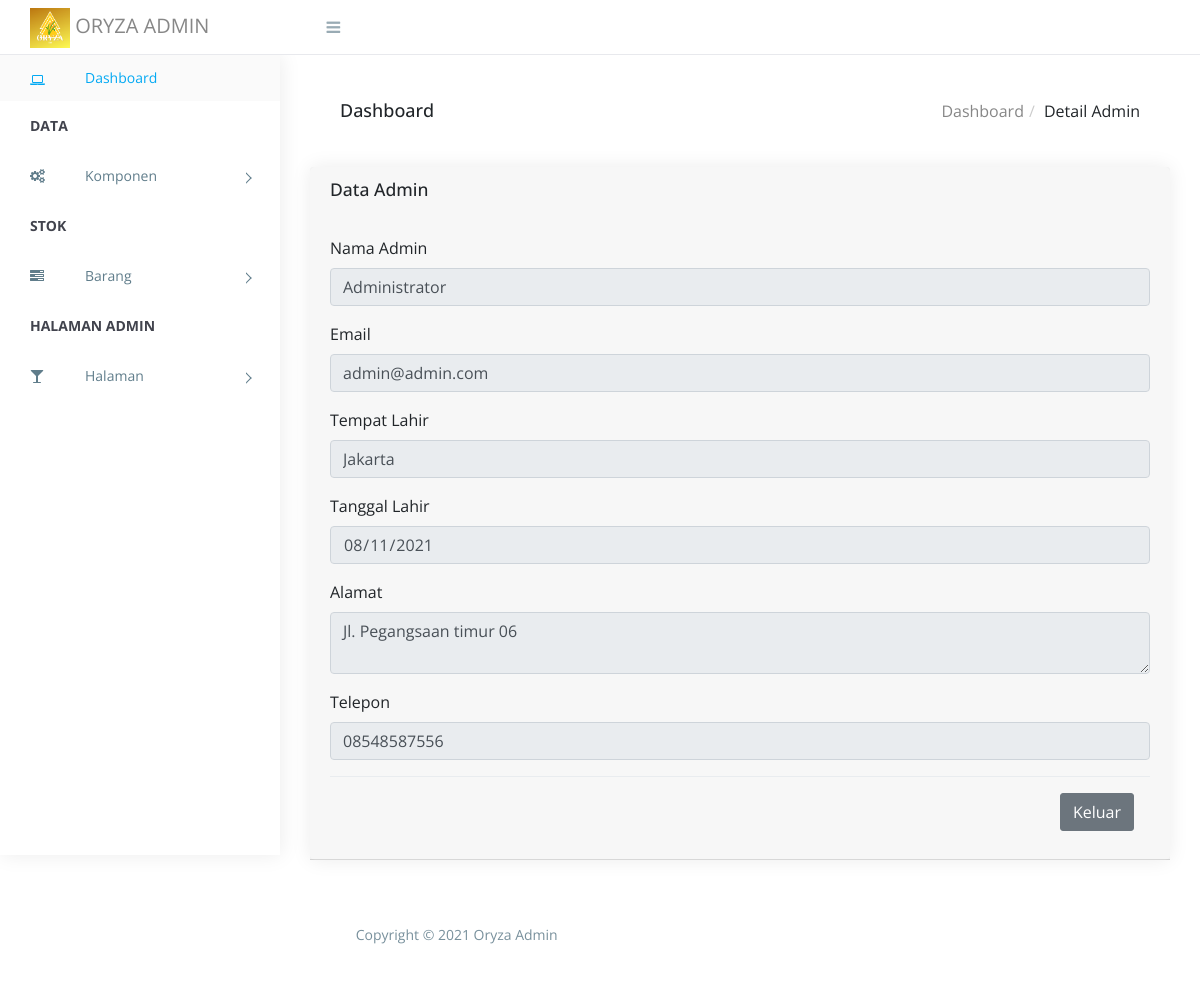
Screenshot of /admin/detailadmin.php?id=116 (signed in) with the database file from the repository.
### tables this page shows
CREATE TABLE `user` (
  `id` int(10) NOT NULL,
  `nama_pengguna` varchar(50) NOT NULL,
  `email` varchar(50) NOT NULL,
  `password` varchar(255) NOT NULL,
  `tempat_lahir` varchar(20) NOT NULL,
  `tanggal_lahir` date NOT NULL,
  `alamat` text NOT NULL,
  `telepon` varchar(13) NOT NULL,
  `akses` enum('admin','user') NOT NULL
);

### admin/detailadmin.php (the view, shortened to what this page needs)
<?php require_once("head.php");
    if(isset($_GET['id'])){
    $edit=$_GET['id'];
    $query =mysqli_query($koneksi, "SELECT * from user where id='$edit'");
    $data =mysqli_fetch_array($query);
    }
    ?>
        <div class="breadcrumbs">
            <div class="breadcrumbs-inner">
                <div class="row m-0">
                    <div class="col-sm-4">
                        <div class="page-header float-left">
                            <div class="page-title">
                                <h1>Dashboard</h1>
                            </div>
                        </div>
                    </div>
                    <div class="col-sm-8">
                        <div class="page-header float-right">
                            <div class="page-title">
                                <ol class="breadcrumb text-right">
                                    <li><a href="index.php">Dashboard</a></li>
                                    <li class="active">Detail Admin</li>
                                </ol>
                            </div>
                        </div>
                    </div>
                </div>
            </div>
        </div>
        <div class="content">
            <div class="animated fadeIn">
                <div class="row">
                    <div class="col-lg-12">
                        <div class="card">
                            <div class="card-header">
                                   <div class="row">
                                    <div class="col-lg-10">
                                        <h4 class="card-title">Data Admin</h4><br>
                                    </div>
                                </div>
 <div class="form-group">
          <label for="exampleInputEmail1">Nama Admin</label>
          <input value="<?php echo $data['nama_pengguna']?>" type="text" name="nama" class="form-control" id="exampleInputEmail1" aria-describedby="emailHelp" readonly>
        </div>
         <div class="form-group">
          <label for="exampleInputEmail1">Email</label>
          <input value="<?php echo $data['email']?>"" type="email" name="email" class="form-control" id="exampleInputEmail1" aria-describedby="emailHelp" readonly>
        </div>
        <div class="form-group">
          <label for="exampleInputEmail1">Tempat Lahir</label>
          <input value="<?php echo $data['tempat_lahir']?>""type="text" name="tempat_lahir" class="form-control" id="exampleInputEmail1" aria-describedby="emailHelp" readonly>
        </div>
        <div class="form-group">
          <label for="exampleInputEmail1">Tanggal Lahir</label>
          <input value="<?php echo $data['tanggal_lahir']?>" type="date" name="tanggal_lahir" class="form-control" id="exampleInputEmail1" aria-describedby="emailHelp" readonly>
        </div>
        <div class="form-group">
                <label for="exampleInputEmail1">Alamat</label>
                <textarea class="form-control" name="alamat" readonly><?=$data['alamat']?></textarea>
              </div>
        <div class="form-group">
          <label for="exampleInputEmail1">Telepon</label>
          <input value="<?=$data['telepon']?>"type="text" name="telepon" class="form-control" id="exampleInputEmail1" aria-describedby="emailHelp" readonly>
        </div>
          <div class="modal-footer">
            <a href="dataadmin.php" class="btn btn-secondary" data-dismiss="modal">Keluar</a>
          </div>
         </div>
         </div>
<?php require_once("footer.php"); ?>

### admin/assets/css/style.css (style rules this page uses)
body { display: table; font-family: "Open Sans", sans-serif; font-size: 16px; width: 100%; }
a, button { text-decoration: none; outline: none !important; color: #878787; -webkit-transition: all 0.25s ease; transition: all 0.25s ease; }
h1, h2, h3, h4, h5, h6 { margin: 0; }
ul, ol { padding-left: 0; }
.btn, button, input, textarea { -webkit-box-shadow: none; box-shadow: none; outline: 0 !important; }
.btn { border-radius: 3px; }
.right-panel .breadcrumbs { float: left; margin-top: 30px; padding: 0 1.875em; width: 100%; }
.right-panel .breadcrumbs .breadcrumbs-inner { background-color: #fff; }
.right-panel .page-header { min-height: 50px; margin: 0px; padding: 0px 15px; background: #ffffff; border-bottom: 0px; }
.right-panel .page-header h1 { font-size: 18px; padding: 15px 0; }
.right-panel .page-header .breadcrumb { margin: 0px; padding: 13.5px 0; background: #fff; text-transform: capitalize; }
.right-panel .page-header .breadcrumb > li + li:before { padding: 0 5px; color: #ccc; content: "/\00a0"; }
.content { float: left; padding: 1.875em; width: 100%; }
.card { margin-bottom: 1.875em; border-radius: 5px; padding: 0; border: 0px solid transparent; -webkit-box-shadow: 0 0 20px rgba(0, 0, 0, 0.08); box-shadow: 0 0 20px rgba(0, 0, 0, 0.08); }
.card h4 { font-size: 1.1rem; }
.btn, .button { display: inline-block; font-weight: 400; text-align: center; white-space: nowrap; vertical-align: middle; -webkit-transition: all .15s ease-in-out; transition: all .15s ease-in-out; border-radius: 3; cursor: pointer; }

### rows the page displays
user: nama "Administrator", email "admin@admin.com", tempat_lahir "Jakarta", tanggal_lahir "08/11/2021", alamat "Jl. Pegangsaan timur 06", telepon "08548587556"
